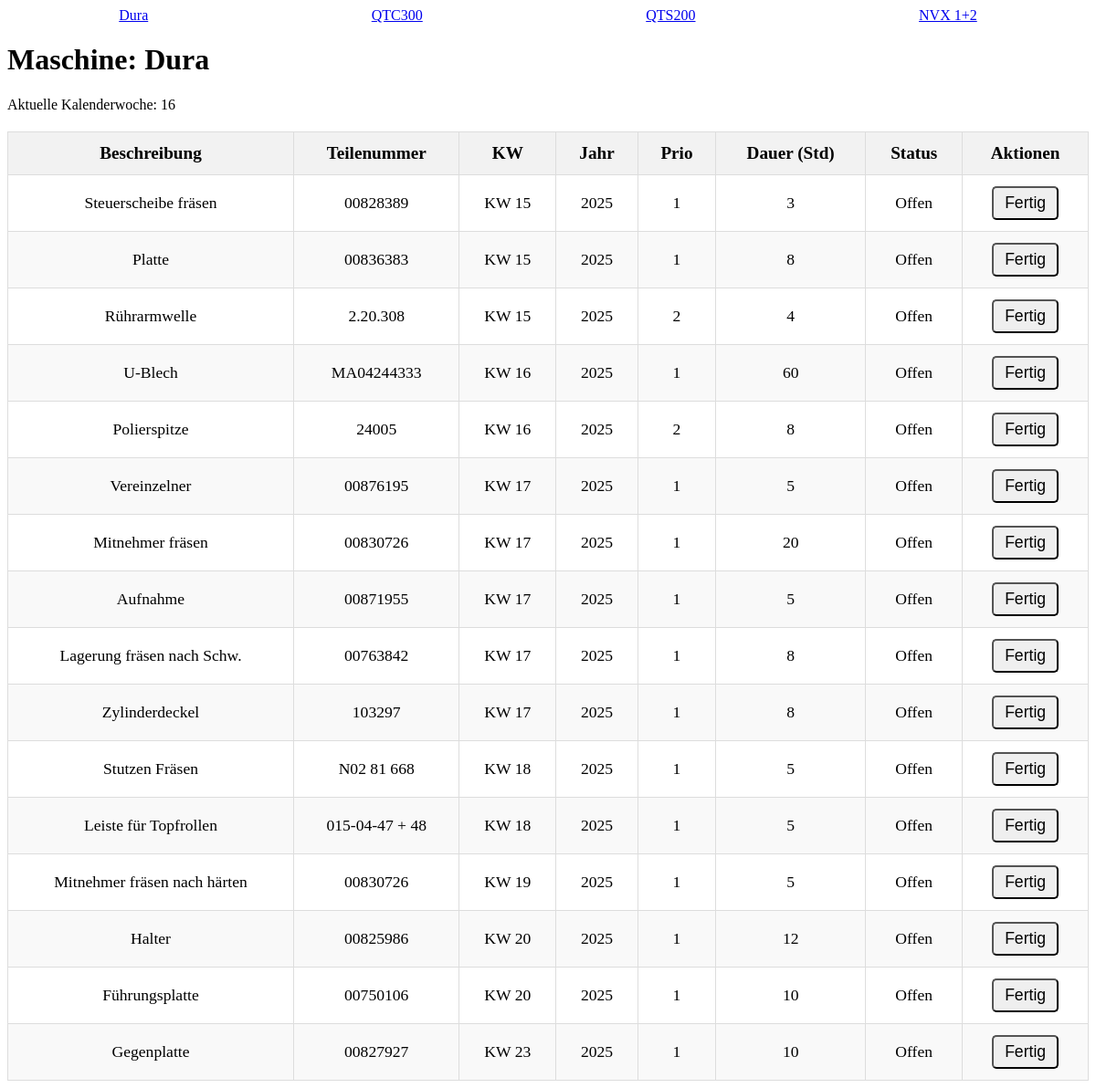
Page /maschine/1 on the committed database.
### models.py (models this page shows, shortened)
class Machine(db.Model):
    __tablename__ = 'machine'
    id = db.Column(db.Integer, primary_key=True)
    name = db.Column(db.String(255), nullable=False)

class Task(db.Model):
    __tablename__ = 'task'
    id = db.Column(db.Integer, primary_key=True)
    machine_id = db.Column(db.Integer, db.ForeignKey('machine.id'), nullable=False)
    part_number = db.Column(db.String(50))
    description = db.Column(db.String(200))
    duration_hours = db.Column(db.Integer)
    kw = db.Column(db.Integer)
    year = db.Column(db.Integer)  # Spalte für das Jahr
    status = db.Column(db.String(50))
    prio = db.Column(db.Integer)  # Spalte für die Priorität (1, 2, 3)
    machine = db.relationship('Machine', backref=db.backref('tasks', lazy=True))

### app.py (the view, shortened to what this page needs)
@app.route('/maschine/<int:machine_id>', methods=['GET', 'POST'])
def maschine_view(machine_id):
    machine = Machine.query.get_or_404(machine_id)
    tasks = Task.query.filter(Task.machine_id == machine_id, Task.status != 'Fertig').order_by(Task.year, Task.kw, Task.prio).all()
    current_week = get_current_week()
    return render_template('maschine_view.html', machine=machine, tasks=tasks, current_week=current_week)

### app.py (called while the page is built)
def get_current_week():
    today = datetime.today()
    return today.isocalendar()[1]

### templates/maschine_view.html (shortened to what this page needs)
<!DOCTYPE html>
<html lang="de">
<head>
</head>
<body>
<div style="display: flex; justify-content: space-around; margin-bottom: 20px;">
    <a href="{{ url_for('maschine_view', machine_id=1) }}">Dura</a>
    <a href="{{ url_for('maschine_view', machine_id=2) }}">QTC300</a>
    <a href="{{ url_for('maschine_view', machine_id=3) }}">QTS200</a>
    <a href="{{ url_for('maschine_view', machine_id=4) }}">NVX 1+2</a>
</div>
<h1>Maschine: {{ machine.name }}</h1>
<p>Aktuelle Kalenderwoche: {{ current_week }}</p>
<table>
  <thead>
    <tr>
      <th>Beschreibung</th>
      <th>Teilenummer</th>
      <th>KW</th>
      <th>Jahr</th>
      <th>Prio</th>
      <th>Dauer (Std)</th>
      <th>Status</th>
      <th>Aktionen</th>
    </tr>
  </thead>
  <tbody>
    {% for task in tasks %}
      <tr>
        <td>{{ task.description }}</td>
        <td>{{ task.part_number }}</td>
        <td>KW {{ task.kw }}</td>
        <td>{{ task.year }}</td>
        <td>{{ task.prio }}</td>
        <td>{{ task.duration_hours }}</td>
        <td>{{ task.status }}</td>
        <td>
          {% if task.status != 'Fertig' %}
            <form method="POST" action="{{ url_for('maschine_view', machine_id=machine.id) }}">
              <button type="submit">Fertig</button>
            </form>
          {% endif %}
        </td>
      </tr>
    {% endfor %}
  </tbody>
</table>
</body>
</html>

### templates/maschine_view.html (style rules this page uses)
table { width: 100%; border-collapse: collapse; margin-top: 20px; }
th, td { padding: 12px 15px; text-align: center; border: 1px solid #ddd; font-size: 1.2em; }
th { background-color: #f2f2f2; font-weight: bold; }
tr:nth-child(even) { background-color: #f9f9f9; }
td { font-size: 1.1em; }
button { padding: 6px 12px; font-size: 1em; border-radius: 5px; cursor: pointer; }

### rows in the picture
Machine: name "Dura"
Task: description "Steuerscheibe fräsen", part_number "00828389", kw "15", year "2025", prio "1", duration_hours "3", status "Offen"
Task: description "Platte", part_number "00836383", kw "15", year "2025", prio "1", duration_hours "8", status "Offen"
Task: description "Rührarmwelle", part_number "2.20.308", kw "15", year "2025", prio "2", duration_hours "4", status "Offen"
Task: description "U-Blech", part_number "MA04244333", kw "16", year "2025", prio "1", duration_hours "60", status "Offen"
Task: description "Polierspitze", part_number "24005", kw "16", year "2025", prio "2", duration_hours "8", status "Offen"
Task: description "Vereinzelner", part_number "00876195", kw "17", year "2025", prio "1", duration_hours "5", status "Offen"
Task: description "Mitnehmer fräsen", part_number "00830726", kw "17", year "2025", prio "1", duration_hours "20", status "Offen"
Task: description "Aufnahme", part_number "00871955", kw "17", year "2025", prio "1", duration_hours "5", status "Offen"
Task: description "Lagerung fräsen nach Schw.", part_number "00763842", kw "17", year "2025", prio "1", duration_hours "8", status "Offen"
Task: description "Zylinderdeckel", part_number "103297", kw "17", year "2025", prio "1", duration_hours "8", status "Offen"
Task: description "Stutzen Fräsen", part_number "N02 81 668", kw "18", year "2025", prio "1", duration_hours "5", status "Offen"
Task: description "Leiste für Topfrollen", part_number "015-04-47 + 48", kw "18", year "2025", prio "1", duration_hours "5", status "Offen"
Task: description "Mitnehmer fräsen nach härten", part_number "00830726", kw "19", year "2025", prio "1", duration_hours "5", status "Offen"
Task: description "Halter", part_number "00825986", kw "20", year "2025", prio "1", duration_hours "12", status "Offen"
Task: description "Führungsplatte", part_number "00750106", kw "20", year "2025", prio "1", duration_hours "10", status "Offen"
Task: description "Gegenplatte", part_number "00827927", kw "23", year "2025", prio "1", duration_hours "10", status "Offen"

### other values in the picture
{{ current_week }} "16"
